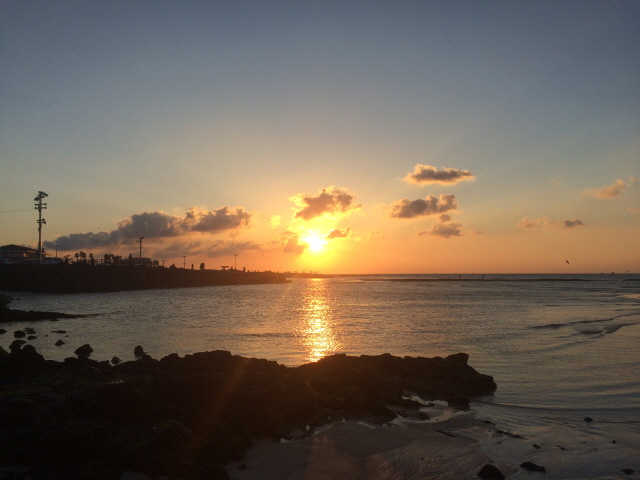
#> input picture opencv/images/img5.jpg, 640 x 480 px
$ python '영상 명암비 조절.py'
#> lines starting #> are read from the running program, lines starting #| are printed output that depends on the picture
import cv2
import numpy as np
from matplotlib import pyplot as plt

# 영상 읽기
img1 = cv2.imread("./images/img5.jpg", cv2.IMREAD_GRAYSCALE)
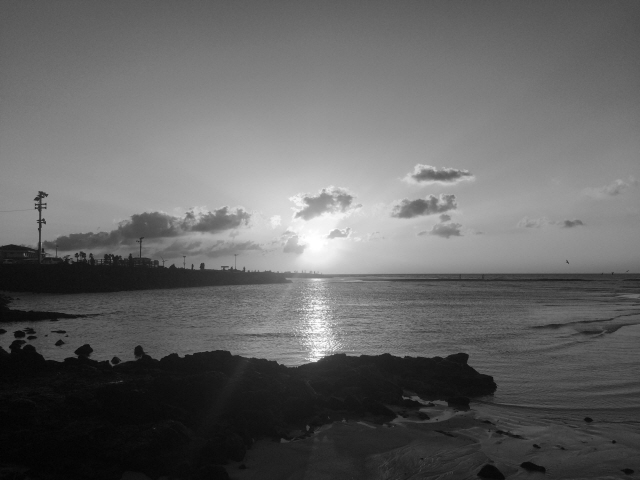
#> img1: shape (480, 640); min 0, max 255, mean 100.7

if img1 is None:
    print('no file found')
    exit()

# 영상 명암비 조절 변수 선언 및 초기화
multi_lut   = np.full(shape=[256], fill_value=0, dtype=np.uint8)
log_lut     = np.full(shape=[256], fill_value=0, dtype=np.uint8)
invol_lut   = np.full(shape=[256], fill_value=0, dtype=np.uint8)
sel_lut     = np.full(shape=[256], fill_value=0, dtype=np.uint8)

multi_v     = 2; gamma1 = 0.1; gamma2 = 0.6
thres1      = 5; thres2 = 100

max_v_log   = 255 / np.log(1 + 255)
max_v_invol = 255 / np.power(1, gamma1)
max_v_sel   = 255 / np.power(thres2, gamma2)

for i in range(256):
    val = i * multi_v

    if val > 255 : val = 255
    multi_lut[i] = val
    log_lut[i]   = np.round(max_v_log * np.log(1+i))
    invol_lut[i] = np.round(max_v_invol * np.power(i, gamma1))

    if i < thres1 : sel_lut[i] = i
    elif i > thres2 : sel_lut[i] = i
    else  : sel_lut[i] = np.round(max_v_sel * np.power(i, gamma2))

# 명암비 조절 (LUT 적용)
ress = []
ress.append(img1)
ress.append(cv2.LUT(img1, multi_lut))
ress.append(cv2.LUT(img1, log_lut))
ress.append(cv2.LUT(img1, invol_lut))
ress.append(cv2.LUT(img1, sel_lut))

# 결과 영상 출력
titles = ['입력 연상', '상수곱', '로그 변환', '거듭제곱 변환', '구간 변화']

plt.rc('font', family='Nanum Gothic')
for i in range(5):
    plt.subplot(2,3,i+1)
    plt.imshow(ress[i], cmap='gray')
    plt.title(titles[i])
    plt.xticks([]), plt.yticks([])
plt.show()
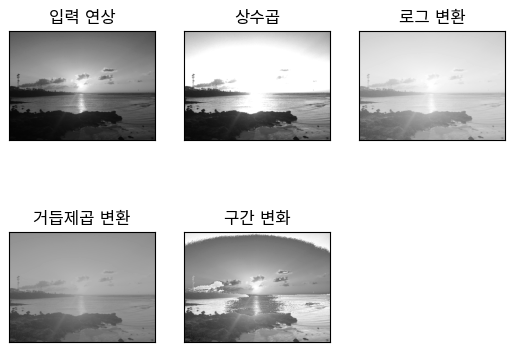
#> figure drawn by matplotlib, 5 panels

$ run again, with opencv/images/img1.jpg copied over opencv/images/img5.jpg
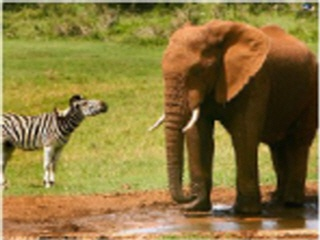
#> input picture opencv/images/img1.jpg, 320 x 240 px
#> `img1 = cv2.imread("./images/img5.jpg", cv2.IMREAD_GRAYSCALE)`:
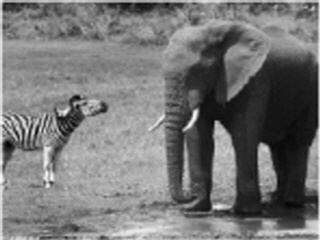
#> img1: shape (240, 320); min 1, max 250, mean 117.8

$ run again, with opencv/images/img10.jpg copied over opencv/images/img5.jpg
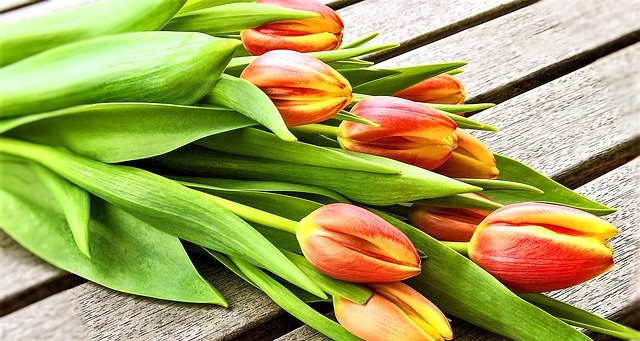
#> input picture opencv/images/img10.jpg, 640 x 341 px
#> `img1 = cv2.imread("./images/img5.jpg", cv2.IMREAD_GRAYSCALE)`:
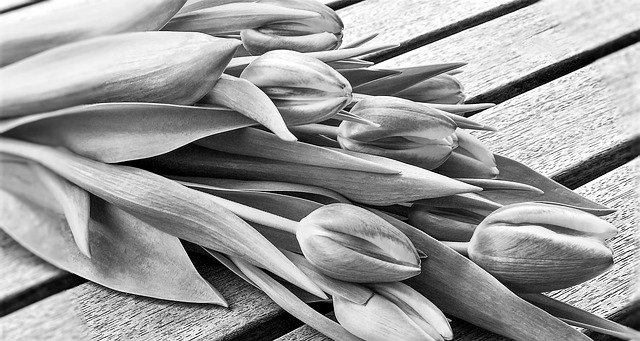
#> img1: shape (341, 640); min 0, max 255, mean 154.5

$ run again, with opencv/images/img11.jpg copied over opencv/images/img5.jpg
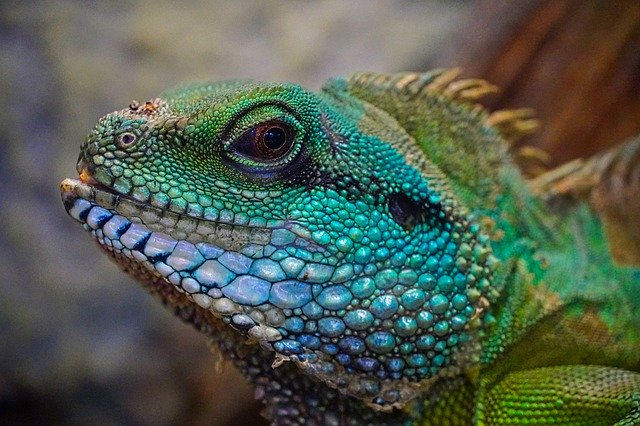
#> input picture opencv/images/img11.jpg, 640 x 426 px
#> `img1 = cv2.imread("./images/img5.jpg", cv2.IMREAD_GRAYSCALE)`:
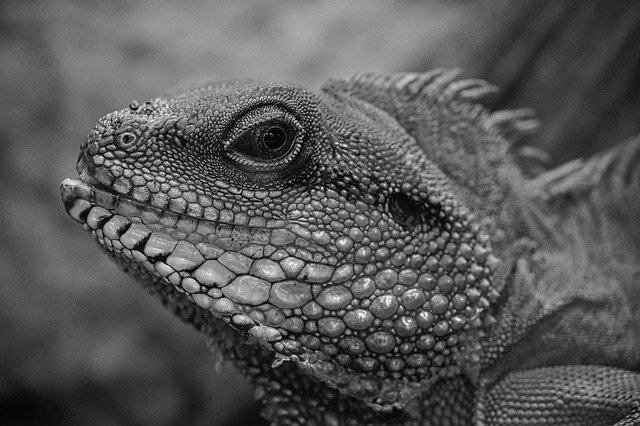
#> img1: shape (426, 640); min 0, max 255, mean 88.1
